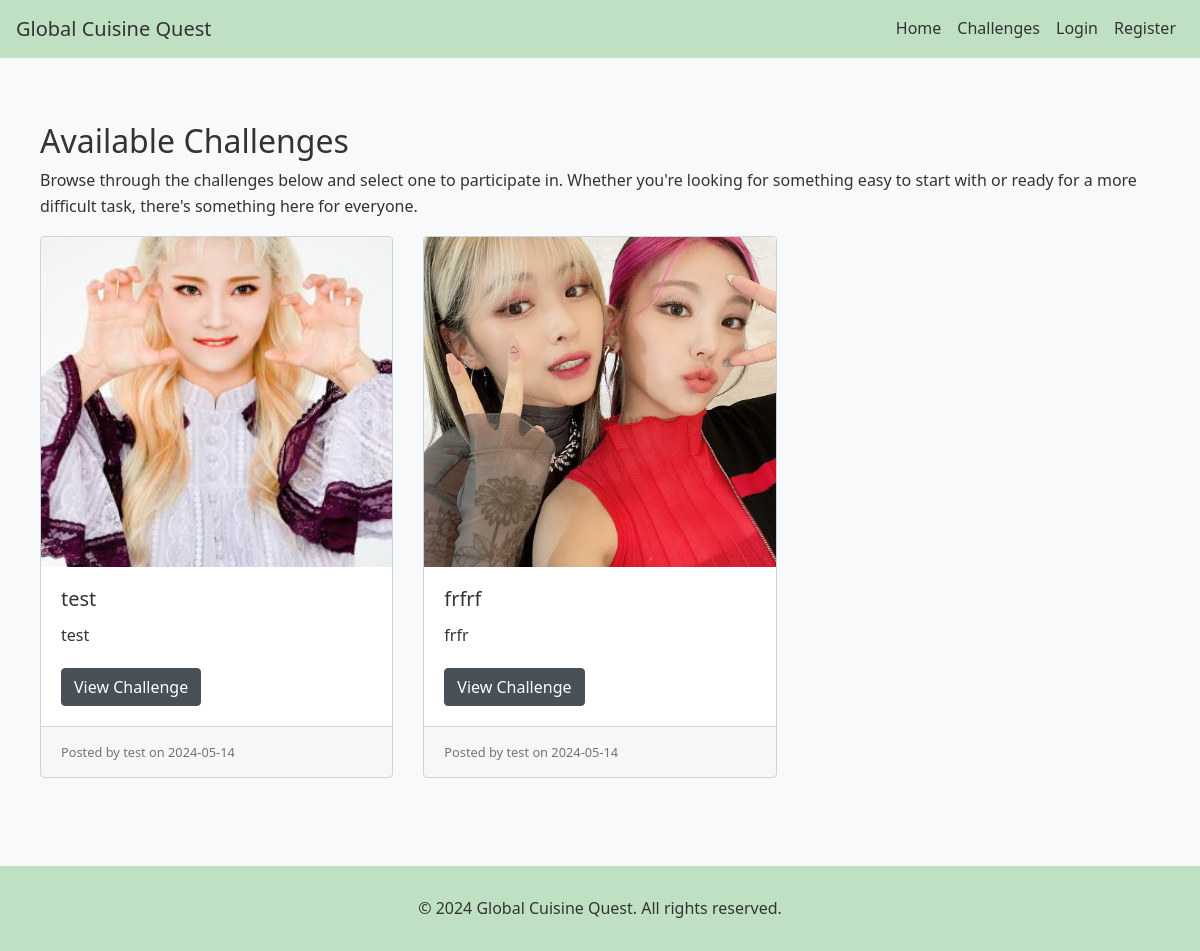
Page /view_challenges on the committed database.
### globalcuisine/models.py (models this page shows, shortened)
class Challenge(db.Model):
    id = db.Column(db.Integer, primary_key=True)
    title = db.Column(db.String(100), nullable=False)
    recipe_type = db.Column(db.String(100), nullable=False)
    description = db.Column(db.Text, nullable=False)
    is_recipe = db.Column(db.Boolean, nullable=False)
    ingredients = db.Column(db.Text, nullable=False)
    recipe_instructions = db.Column(db.Text, nullable=False)
    created_at = db.Column(db.DateTime, nullable=False, default=datetime.utcnow)
    cuisine_type = db.Column(db.String(100))  # Make sure this line exists
    cuisine_style = db.Column(db.String(100))  # Make sure this line exists
    difficulty_level = db.Column(db.String(50), nullable=False)
    image_filename = db.Column(db.String(255))
    user_id = db.Column(db.Integer, db.ForeignKey('user.id'), nullable=False)
    submissions = db.relationship('Submission', backref='challenge', lazy=True)

class User(UserMixin, db.Model):
    id = db.Column(db.Integer, primary_key=True)
    username = db.Column(db.String(100), unique=True, nullable=False)
    email = db.Column(db.String(120), unique=True, nullable=False)
    password_hash = db.Column(db.String(128))
    challenges = db.relationship('Challenge', backref='author', lazy=True)
    submissions = db.relationship('Submission', backref='user', lazy=True)

### globalcuisine/main.py (the view)
@main.route('/view_challenges') # or it is challenges
def challenge_list():
    challenges = Challenge.query.all()
    return render_template('challenge_list.html', challenges=challenges)

### globalcuisine/templates/challenge_list.html
{% extends "base.html" %}
{% block content %}
<div class="container mt-4">
    <h2>Available Challenges</h2>
    <p>Browse through the challenges below and select one to participate in. Whether you're looking for something easy to start with or ready for a more difficult task, there's something here for everyone.</p>
    <div class="row">
        {% for challenge in challenges %}
            <div class="col-md-4 mb-4">
                <div class="card h-100">
                    {% if challenge.image_filename %}
                        <img src="{{ url_for('static', filename='images/' + challenge.image_filename) }}" class="card-img-top" alt="Image of {{ challenge.title }}">
                    {% else %}
                        <img src="{{ url_for('static', filename='images/default.png') }}" class="card-img-top" alt="Default Image">
                    {% endif %}
                    <div class="card-body">
                        <h5 class="card-title">{{ challenge.title }}</h5>
                        <p class="card-text">{{ challenge.description | truncate(150) }}</p>
                        <a href="{{ url_for('main.challenge_detail', challenge_id=challenge.id) }}" class="btn btn-primary">View Challenge</a>
                    </div>
                    <div class="card-footer">
                        <small class="text-muted">Posted by {{ challenge.author.username if challenge.author else 'Unknown' }} on {{ challenge.created_at.strftime('%Y-%m-%d') }}</small>
                    </div>
                </div>
            </div>
        {% else %}
            <div class="col-md-12">
                <p class="text-center">No challenges available at the moment. Be the first to create one!</p>
                <p class="text-center"><a class="btn btn-secondary" href="{{ url_for('main.create_challenge') }}" role="button">Create a challenge &raquo;</a></p>
            </div>
        {% endfor %}
    </div>
</div>
{% endblock %}

### globalcuisine/static/css/style.css (style rules this page uses)
body { font-family: 'Segoe UI', Tahoma, Geneva, Verdana, sans-serif; background-color: #f8f9fa; color: #333; line-height: 1.6; display: flex; flex-direction: column; min-height: 100vh; }
.container { max-width: 1200px; margin: 0 auto; padding: 20px; }
h1, h2, h3, h4, h5, h6 { color: #333; }
p { margin-bottom: 1em; }
.btn-primary { background-color: #495057; border-color: #495057; }
.card { background-color: #ffffff; border: 1px solid #ced4da; border-radius: 0.25rem; }
.card-img-top { width: 100%; height: 330px; object-fit: cover; border-top-left-radius: calc(0.25rem - 1px); border-top-right-radius: calc(0.25rem - 1px); }
.card-body { padding: 1.25rem; }
.card-title { margin-bottom: 0.75rem; }
.card-text { margin-bottom: 1.25rem; }
.card-footer { padding: 0.75rem 1.25rem; background-color: rgba(0, 0, 0, 0.03); border-top: 1px solid #ced4da; }

### rows in the picture
Challenge: image_filename+title (picture), title "test", description "test", author "test", created_at "2024-05-14"
Challenge: image_filename (picture), title "frfrf", description "frfr", author "test", created_at "2024-05-14"
